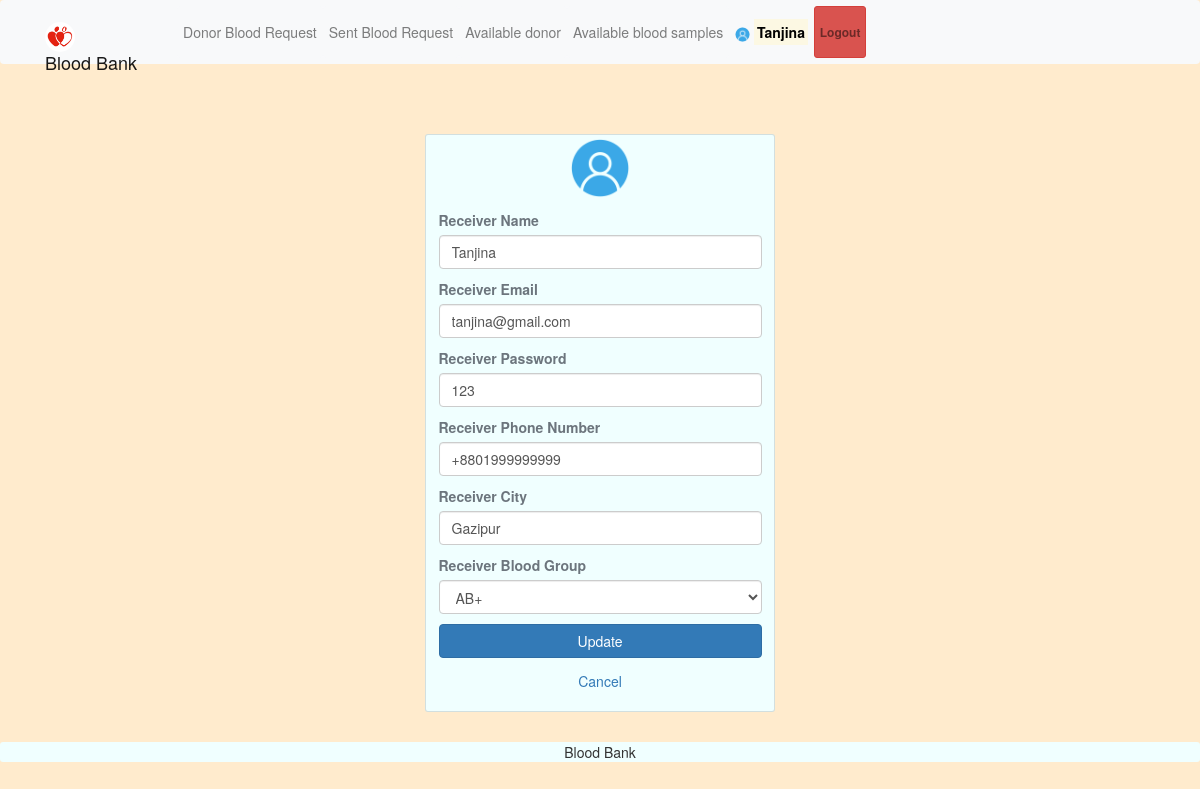
The page /rprofile.php (signed in) on the database its author committed.
### tables this page shows
CREATE TABLE `receivers` (
  `id` int(11) NOT NULL,
  `rname` varchar(100) NOT NULL,
  `remail` varchar(100) NOT NULL,
  `rpassword` varchar(100) NOT NULL,
  `rphone` varchar(100) NOT NULL,
  `rbg` varchar(10) NOT NULL,
  `rcity` varchar(100) NOT NULL
);

### rprofile.php (the view, shortened to what this page needs)
<?php
require 'file/connection.php';
if(!isset($_SESSION['rid']))
{
  header('location:login.php');
}
else {
	if(isset($_SESSION['rid'])){
		$id=$_SESSION['rid'];
		$sql = "SELECT * FROM receivers WHERE id='$id'";
		$result = mysqli_query($conn, $sql);
		$row = mysqli_fetch_array($result);
	}
}
?>
<!DOCTYPE html>
<html>
<?php require 'head.php';?>
<body>
	<?php require 'header.php'; ?>
	<div class="container cont">
		<div class="row justify-content-center">
			<div class="col-lg-4 col-md-6 col-sm-8 mb-5">
				<div class="card">
					<div class="media justify-content-center mt-1">
						<img src="image/user.png" alt="profile" class="rounded-circle" width="60" height="60">
					</div>
					<div class="card-body">
					   <form action="file/updateprofile.php" method="post">
					   	<label class="text-muted font-weight-bold" class="text-muted font-weight-bold">Receiver Name</label>
						<input type="text" name="rname" value="<?php echo $row['rname']; ?>" class="form-control mb-3">
						<label class="text-muted font-weight-bold" class="text-muted font-weight-bold">Receiver Email</label>
						<input type="email" name="remail" value="<?php echo $row['remail']; ?>" class="form-control mb-3">
						<label class="text-muted font-weight-bold" class="text-muted font-weight-bold">Receiver Password</label>
						<input type="text" name="rpassword" value="<?php echo $row['rpassword']; ?>" class="form-control mb-3">
						<label class="text-muted font-weight-bold" class="text-muted font-weight-bold">Receiver Phone Number</label>
						<input type="text" name="rphone" value="<?php echo $row['rphone']; ?>" class="form-control mb-3">
						<label class="text-muted font-weight-bold" class="text-muted font-weight-bold">Receiver City</label>
						<input type="text" name="rcity" value="<?php echo $row['rcity']; ?>" class="form-control mb-3">
						<label class="text-muted font-weight-bold" class="text-muted font-weight-bold">Receiver Blood Group</label>
						<select class="form-control mb-3" name="bg" required>
                             <option selected><?php echo $row['rbg']; ?></option>
                        </select>
						<input type="submit" name="update" class="btn btn-block btn-primary" value="Update">
					   </form>
					</div>
					<a href="index.php" class="text-center">Cancel</a><br>
				</div>
			</div>
		</div>
	</div>
	<?php require 'footer.php'; ?>
</body>
</html>

### css/style.css (style rules this page uses)
body { background-color: blanchedalmond; }
.cont { padding-top: 40px; text-align: justify; font-size: 1em; }
.card ,nav, .footer,tr,video { border-radius: 3px; transition: all 200ms ease-out; background-color: azure; box-shadow: 0px 0px 7px rgb(0 0 0 / }
.rounded-circle { margin-top: -2.5px; }
form { padding-top: 20px; }
a:link { text-decoration: none; }

### rows shown on the page
receivers: rname "Tanjina", remail "tanjina@gmail.com", rpassword "123", rphone "+8801999999999", rcity "Gazipur", bg "AB+"

### other values the page prints
$_SESSION['rname'] "Tanjina"
